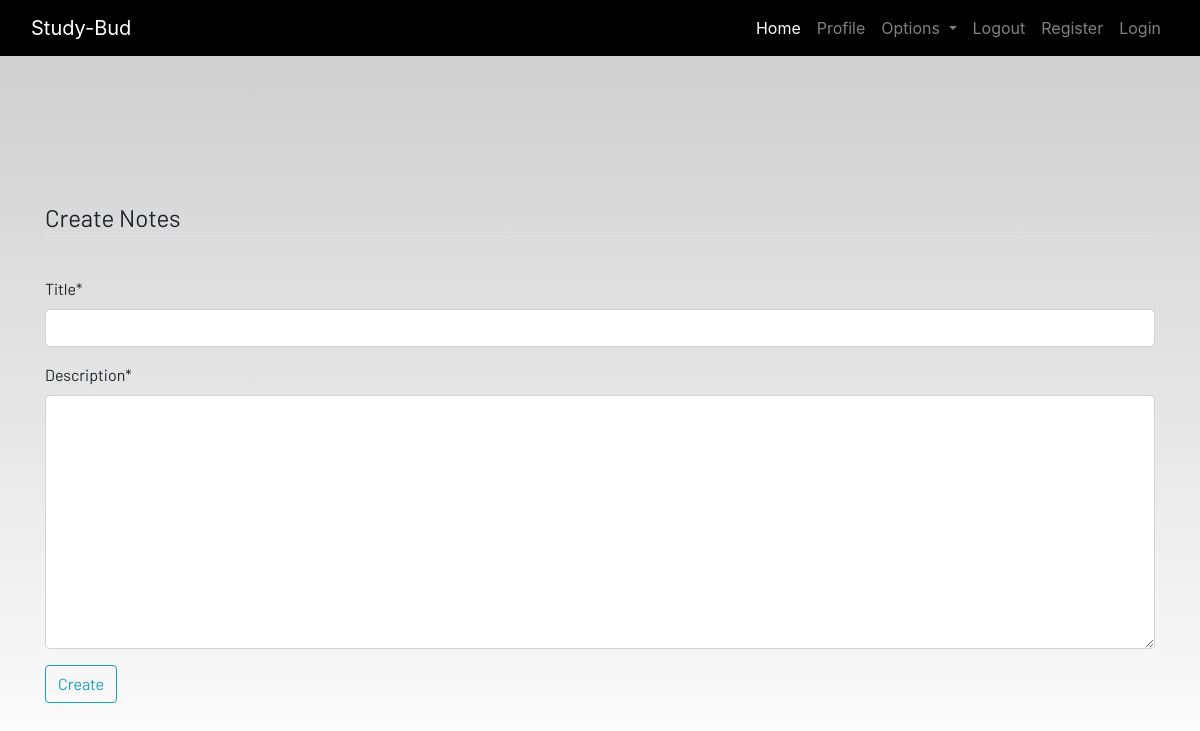
The page /notes (signed in) on the database as committed earlier.
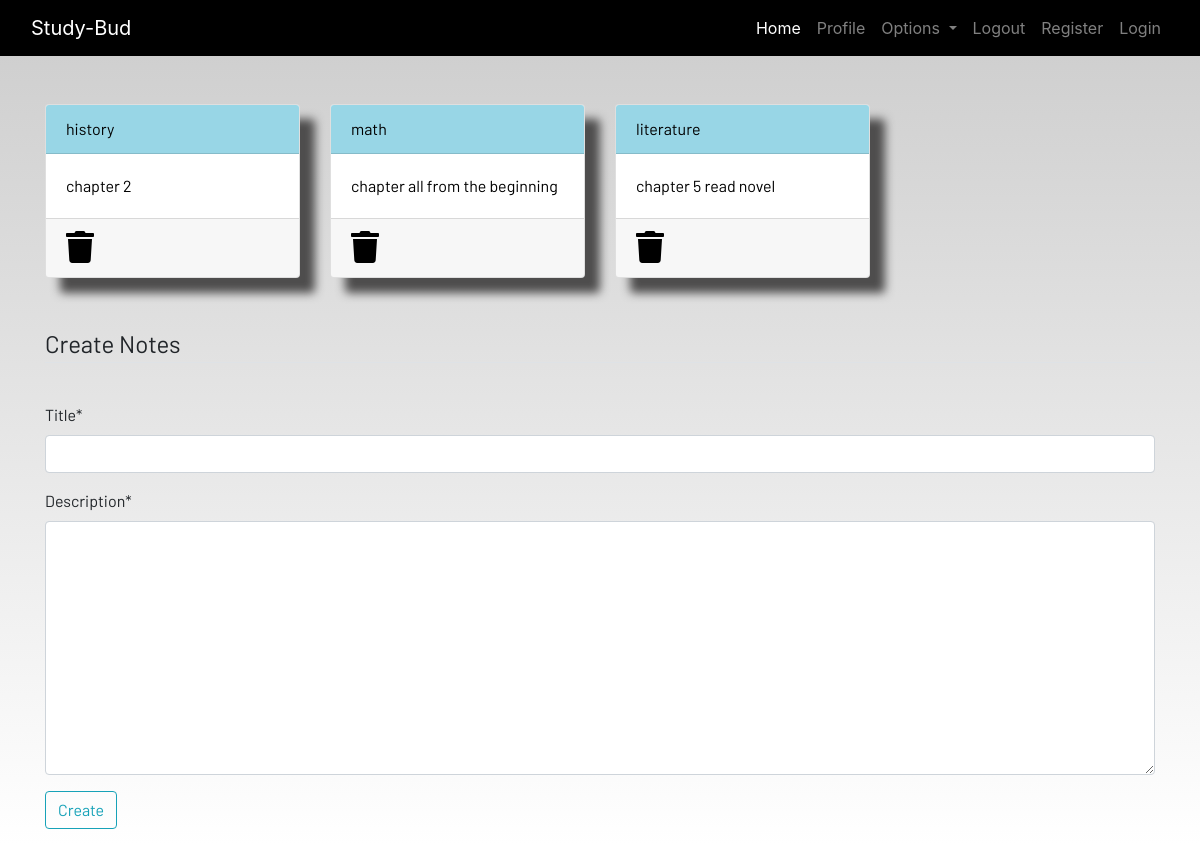
The same page on the database as committed later.
### dashboard/models.py (models this page shows, shortened)
class Notes(models.Model):
    user = models.ForeignKey(User, on_delete=models.CASCADE)
    title = models.CharField(max_length=200)
    description=models.TextField()
    class Meta:
        verbose_name = "notes"
        verbose_name_plural = "notes"

### dashboard/views.py (the view)
# urls.py: path('notes',views.notes,name="notes"),
def notes(request):
    if request.method == "POST":
        form = NotesForm(request.POST)
        if form.is_valid():
            notes = Notes(user=request.user,title=request.POST['title'],description=request.POST['description'])
            notes.save()
        messages.success(request,f"Notes added from {request.user.username} Successfully")
    else:
        form = NotesForm()
    notes = Notes.objects.filter(user=request.user)
    context = {'notes':notes,'form':form}
    return render(request,'dashboard/notes.html',context)

### dashboard/forms.py
class NotesForm(forms.ModelForm):
    class Meta:
        model = Notes
        fields = ['title','description']

### dashboard/templates/dashboard/notes.html (shortened to what this page needs)
{% extends 'dashboard/base.html' %}
{% load static %}
{% load crispy_forms_tags %}
{% block content %}
<div class="container">
    <div class="row">
        {% for note in notes%}
        <div class="col-md-3">
            <a href="{% url 'notes-detail' note.id %}">
                <div class="card">
                    <div class="card-header">{{note.title}}</div>
                    <div class="card-body">{{note.description | slice:"0:100"}}</div>
                    <div class="card-footer mt-auto "><a href="{% url 'delete-note' note.id %}">
                        <i class="fa fa-trash fa-2x"></i></a>
                    </div>
                </div>
            </a>
        </div>
        {% endfor %}
        <br><br>
    </div>
</div>
<br><br>
<div class="container">
    <form method="POST">
        <fieldset class="form-group">
            <legend class="border-bottom mb-4">Create Notes</legend>
        </fieldset>
        {{form|crispy}}
        <div class="form-group">
            <button href="" class="btn btn-outline-info" type="submit">
                Create
            </button>
        </div>
    </form>
</div>
{% endblock content %}

Rows that differ between the two databases and show on the page:
added Notes: title "history", description "chapter 2"
added Notes: title "math", description "chapter all from the beginning"
added Notes: title "literature", description "chapter 5 read novel"
